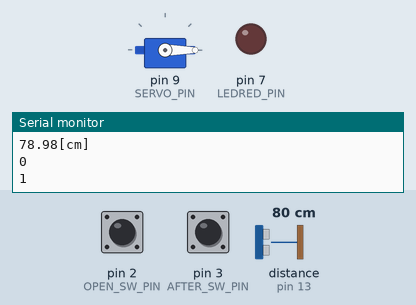
The sketch below on a simulated Arduino Uno, built with avr-gcc and run on an emulated ATmega328P. On the bench: servo, output pins drawn as LEDs (lit = HIGH), the last lines printed to the serial monitor. Wiring (inferred from the names in the program): ultrasonic range finder: trigger pin 12; echo pin 13. Inputs (shaded band) come from the test bench; at power-on: distance to the obstacle (sensor on pin 13) 80 cm, pin 2 (OPEN_SW_PIN) HIGH, pin 3 (AFTER_SW_PIN) HIGH. The echo pulse lasts 58.3 µs per cm; pins used as bus, display or sensor lines are not drawn.

Above: at 1.3 s.
1.4 s: distance to the obstacle (sensor on pin 13) set to 7 cm
4.4 s: distance to the obstacle (sensor on pin 13) set to 4 cm
At 5.1 s:
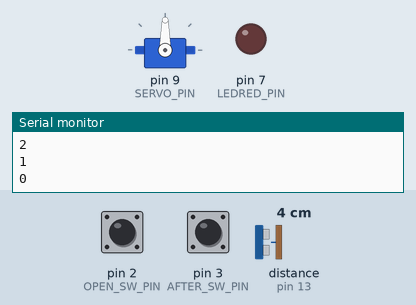
Timing chart, 0 to 7.4 s (numbered marks = the images above; inputs shaded):
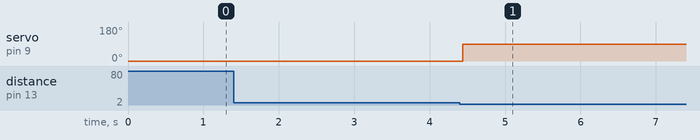

The sketch:

Servo_kadai_simple.ino
```cpp
#include <Servo.h>

#define OPEN_SW_PIN 2
#define AFTER_SW_PIN 3
#define SERVO_PIN 9
#define LEDRED_PIN 7
#define ECHO 13
#define TRIG 12

typedef enum{
  GATECLOSE,        // ゲート閉めて待機中
  GATEOPEN,         // ゲート開けて待機中
  CLOSED            // 営業時間外状態
}STATE;

typedef enum{
  ENTRY,
  DO,
  EXIT
}ACTION;

Servo servo;  // Servoクラスから インスタンスservoを生成
STATE g_state = GATECLOSE;
ACTION g_action = ENTRY;

void setAction(ACTION act){
  g_action = act;
}

ACTION getAction(){
  return g_action;
}

void setState(STATE state){
  g_state = state;
}

STATE getState(){
  return g_state;
}

void setStateAction(STATE state, ACTION action){
  setState(state);
  setAction(action);
}

double measureDistance(){
  double t; //ｔはμ秒単位
  double distance = -1;

  /*超音波の発生*/
  digitalWrite(TRIG,HIGH);
  delayMicroseconds(10);
  digitalWrite(TRIG,LOW);

  /*返ってくるまでの時間測定*/
  t = pulseIn(ECHO,HIGH); //ECHOピンのパルスがHIGHになった時間を変数tに格納
  if(t >= 0){
    distance = (340.0/1000000) * t * 0.5 * 100;//m→cmなので100倍する
    Serial.print(distance);
    Serial.println("[cm]");
  }
  return distance;
}

bool checkCar(){
  if(0.0 < measureDistance() && measureDistance() < 5.0){
    return true;
  }
  else{
    return false;
  }
}

void setup() {
  pinMode(LEDRED_PIN, OUTPUT);
  pinMode(OPEN_SW_PIN, INPUT_PULLUP);
  pinMode(AFTER_SW_PIN, INPUT_PULLUP);
  Serial.begin(9600);
  pinMode(ECHO, INPUT);
  pinMode(TRIG, OUTPUT);

  //インスタンスがクラスの関数を使うには インスタンス名.クラスの関数名()

  servo.attach(SERVO_PIN);  //サーボモータの使用ピン
  servo.write(0);           //サーボモータの角度を0度に設定
  delay(100);               //念のため100ms待つ
}

void loop() {

  static STATE tmpstate = GATECLOSE;

  switch(getState()){
    case GATECLOSE:
      switch(getAction()){
        case ENTRY:
          setStateAction(GATECLOSE, DO);
          break;
        case DO:
          if(checkCar() || digitalRead(OPEN_SW_PIN) == LOW){
            tmpstate = GATEOPEN;
            setStateAction(GATECLOSE, EXIT);
          }
          else if(digitalRead(AFTER_SW_PIN) == LOW){
            tmpstate = CLOSED;
            setStateAction(GATECLOSE, EXIT);
          }

          break;
        case EXIT:
          setStateAction(tmpstate, ENTRY);
          break;
      }
      break;
    case GATEOPEN:
      switch(getAction()){
        case ENTRY:
          // ゲートオープン
          servo.write(90);
          delay(5000);
          setStateAction(GATEOPEN, DO);
          break;
        case DO:
          setStateAction(GATEOPEN, EXIT);
          break;
        case EXIT:
          // ゲートクローズ
          servo.write(0);
          setStateAction(GATECLOSE, ENTRY);
          break;
      }
      break;
    case CLOSED:
      switch(getAction()){
        case ENTRY:
          delay(100);
          digitalWrite(LEDRED_PIN, HIGH);
          setStateAction(CLOSED, DO);
          break;
        case DO:
          if(digitalRead(AFTER_SW_PIN) == LOW){
            setStateAction(CLOSED, EXIT);
          }
          break;
        case EXIT:
          digitalWrite(LEDRED_PIN, LOW);
          setStateAction(GATECLOSE, ENTRY);
          break;
      }
      break;
  }
  Serial.println(getState());
  Serial.println(getAction());
}
```

Measured:
- the behaviour switches between 6 and 5 cm on distance to the obstacle (sensor on pin 13) (found by bisection; images 0 and 1)
- after the input at 4.4 s, servo on pin 9 (SERVO_PIN): 0° → 90° at once
